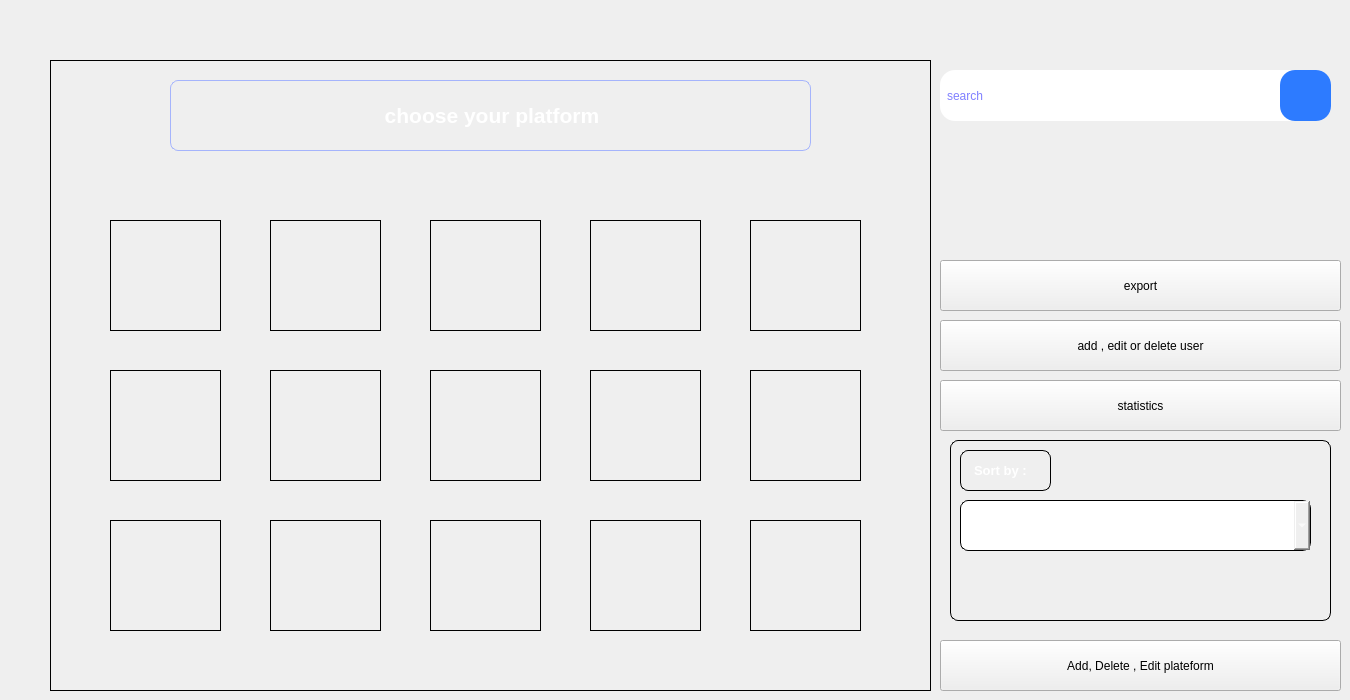
      <widget class="QWidget" name="plateforme">
       <widget class="QWidget" name="platwidg" native="true">
        <property name="geometry">
         <rect>
          <x>50</x>
          <y>60</y>
          <width>881</width>
          <height>631</height>
         </rect>
        </property>
        <property name="font">
         <font>
          <pointsize>-1</pointsize>
          <bold>true</bold>
         </font>
        </property>
        <property name="styleSheet">
         <string notr="true">background: qlineargradient(x1:0, y1:0, x2:1, y2:1,
                            stop:0 #8B5CF6,   /* lighter purple */
                            stop:1 #60A5FA); /* lighter blue   */
border: 1px solid;  /* thinner border */

    font-size: 13px;
    font-weight: 700;</string>
        </property>
        <widget class="QLabel" name="chooseplat">
         <property name="geometry">
          <rect>
           <x>120</x>
           <y>20</y>
           <width>641</width>
           <height>71</height>
          </rect>
         </property>
         <property name="styleSheet">
          <string notr="true">    color: white;                     /* dark slate text for clarity */
    font-size: 13px;
    font-weight: 700;
    padding: 4px 8px;

    border: 1px solid #A5B4FC;          /* thin lavender-indigo border */
    border-radius: 8px;                 /* subtle rounded shape */</string>
         </property>
         <property name="text">
          <string>&lt;html&gt;&lt;head/&gt;&lt;body&gt;&lt;p align=&quot;center&quot;&gt;&lt;span style=&quot; font-size:16pt;&quot;&gt;choose your platform&lt;/span&gt;&lt;/p&gt;&lt;/body&gt;&lt;/html&gt;</string>
         </property>
        </widget>
        <widget class="QPushButton" name="app2">
         <property name="geometry">
          <rect>
           <x>220</x>
           <y>160</y>
           <width>111</width>
           <height>111</height>
          </rect>
         </property>
         <property name="styleSheet">
          <string notr="true">
    background: qlineargradient(
        x1:0, y1:0, x2:1, y2:1,
        stop:0 #7C3AED,   /* purple */
        stop:1 #3B82F6    /* blue */
    );
    color: white;                /* text color */
    font-weight: bold;
    border: none;                /* no border line */
    border-radius: 18px;         /* rounded corners */
    padding: 8px 18px;           /* space inside */
}

/* Hover */
QPushButton:hover {
    background: qlineargradient(
        x1:0, y1:0, x2:1, y2:1,
        stop:0 #9D5CFF,   /* lighter purple */
        stop:1 #60A5FA    /* lighter blue */
    );
}

/* Pressed */
QPushButton:pressed {
    background: qlineargradient(
        x1:0, y1:0, x2:1, y2:1,
        stop:0 #5B21B6,   /* darker purple */
        stop:1 #1E40AF    /* darker blue */
    );


</string>
         </property>
         <property name="text">
          <string/>
         </property>
         <property name="iconSize">
          <size>
           <width>60</width>
           <height>60</height>
          </size>
         </property>
        </widget>
        <widget class="QPushButton" name="app1">
         <property name="geometry">
          <rect>
           <x>60</x>
           <y>160</y>
           <width>111</width>
           <height>111</height>
          </rect>
         </property>
         <property name="styleSheet">
          <string notr="true">
    background: qlineargradient(
        x1:0, y1:0, x2:1, y2:1,
        stop:0 #7C3AED,   /* purple */
        stop:1 #3B82F6    /* blue */
    );
    color: white;                /* text color */
    font-weight: bold;
    border: none;                /* no border line */
    border-radius: 18px;         /* rounded corners */
    padding: 8px 18px;           /* space inside */
}

/* Hover */
QPushButton:hover {
    background: qlineargradient(
        x1:0, y1:0, x2:1, y2:1,
        stop:0 #9D5CFF,   /* lighter purple */
        stop:1 #60A5FA    /* lighter blue */
    );
}

/* Pressed */
QPushButton:pressed {
    background: qlineargradient(
        x1:0, y1:0, x2:1, y2:1,
        stop:0 #5B21B6,   /* darker purple */
        stop:1 #1E40AF    /* darker blue */
    );


</string>
         </property>
         <property name="text">
          <string/>
         </property>
         <property name="iconSize">
          <size>
           <width>60</width>
           <height>60</height>
          </size>
         </property>
        </widget>
        <widget class="QPushButton" name="app3">
         <property name="geometry">
          <rect>
           <x>380</x>
           <y>160</y>
           <width>111</width>
           <height>111</height>
          </rect>
         </property>
         <property name="styleSheet">
          <string notr="true">
    background: qlineargradient(
        x1:0, y1:0, x2:1, y2:1,
        stop:0 #7C3AED,   /* purple */
        stop:1 #3B82F6    /* blue */
    );
    color: white;                /* text color */
    font-weight: bold;
    border: none;                /* no border line */
    border-radius: 18px;         /* rounded corners */
    padding: 8px 18px;           /* space inside */
}

/* Hover */
QPushButton:hover {
    background: qlineargradient(
        x1:0, y1:0, x2:1, y2:1,
        stop:0 #9D5CFF,   /* lighter purple */
        stop:1 #60A5FA    /* lighter blue */
    );
}

/* Pressed */
QPushButton:pressed {
    background: qlineargradient(
        x1:0, y1:0, x2:1, y2:1,
        stop:0 #5B21B6,   /* darker purple */
        stop:1 #1E40AF    /* darker blue */
    );


</string>
         </property>
         <property name="text">
          <string/>
         </property>
         <property name="iconSize">
          <size>
           <width>60</width>
           <height>60</height>
          </size>
         </property>
        </widget>
        <widget class="QPushButton" name="app4">
         <property name="geometry">
          <rect>
           <x>540</x>
           <y>160</y>
           <width>111</width>
           <height>111</height>
          </rect>
         </property>
         <property name="styleSheet">
          <string notr="true">
    background: qlineargradient(
        x1:0, y1:0, x2:1, y2:1,
        stop:0 #7C3AED,   /* purple */
        stop:1 #3B82F6    /* blue */
    );
    color: white;                /* text color */
    font-weight: bold;
    border: none;                /* no border line */
    border-radius: 18px;         /* rounded corners */
    padding: 8px 18px;           /* space inside */
}

/* Hover */
QPushButton:hover {
    background: qlineargradient(
        x1:0, y1:0, x2:1, y2:1,
        stop:0 #9D5CFF,   /* lighter purple */
        stop:1 #60A5FA    /* lighter blue */
    );
}

/* Pressed */
QPushButton:pressed {
    background: qlineargradient(
        x1:0, y1:0, x2:1, y2:1,
        stop:0 #5B21B6,   /* darker purple */
        stop:1 #1E40AF    /* darker blue */
    );


</string>
         </property>
         <property name="text">
          <string/>
         </property>
         <property name="iconSize">
          <size>
           <width>60</width>
           <height>60</height>
          </size>
         </property>
        </widget>
        <widget class="QPushButton" name="app5">
         <property name="geometry">
          <rect>
           <x>700</x>
           <y>160</y>
           <width>111</width>
           <height>111</height>
          </rect>
         </property>
         <property name="styleSheet">
          <string notr="true">
    background: qlineargradient(
        x1:0, y1:0, x2:1, y2:1,
        stop:0 #7C3AED,   /* purple */
        stop:1 #3B82F6    /* blue */
    );
    color: white;                /* text color */
    font-weight: bold;
    border: none;                /* no border line */
    border-radius: 18px;         /* rounded corners */
    padding: 8px 18px;           /* space inside */
}

/* Hover */
QPushButton:hover {
    background: qlineargradient(
        x1:0, y1:0, x2:1, y2:1,
        stop:0 #9D5CFF,   /* lighter purple */
        stop:1 #60A5FA    /* lighter blue */
    );
}

/* Pressed */
QPushButton:pressed {
    background: qlineargradient(
        x1:0, y1:0, x2:1, y2:1,
        stop:0 #5B21B6,   /* darker purple */
        stop:1 #1E40AF    /* darker blue */
    );


</string>
         </property>
         <property name="text">
          <string/>
         </property>
         <property name="iconSize">
          <size>
           <width>60</width>
           <height>60</height>
          </size>
         </property>
        </widget>
        <widget class="QPushButton" name="app6">
         <property name="geometry">
          <rect>
           <x>60</x>
           <y>310</y>
           <width>111</width>
           <height>111</height>
          </rect>
         </property>
         <property name="styleSheet">
          <string notr="true">
    background: qlineargradient(
        x1:0, y1:0, x2:1, y2:1,
        stop:0 #7C3AED,   /* purple */
        stop:1 #3B82F6    /* blue */
    );
    color: white;                /* text color */
    font-weight: bold;
    border: none;                /* no border line */
    border-radius: 18px;         /* rounded corners */
    padding: 8px 18px;           /* space inside */
}

/* Hover */
QPushButton:hover {
    background: qlineargradient(
        x1:0, y1:0, x2:1, y2:1,
        stop:0 #9D5CFF,   /* lighter purple */
        stop:1 #60A5FA    /* lighter blue */
    );
}

/* Pressed */
QPushButton:pressed {
    background: qlineargradient(
        x1:0, y1:0, x2:1, y2:1,
        stop:0 #5B21B6,   /* darker purple */
        stop:1 #1E40AF    /* darker blue */
    );


</string>
         </property>
         <property name="text">
          <string/>
         </property>
         <property name="iconSize">
          <size>
           <width>60</width>
           <height>60</height>
          </size>
         </property>
        </widget>
        <widget class="QPushButton" name="app7">
         <property name="geometry">
          <rect>
           <x>220</x>
           <y>310</y>
           <width>111</width>
           <height>111</height>
          </rect>
         </property>
         <property name="styleSheet">
          <string notr="true">
    background: qlineargradient(
        x1:0, y1:0, x2:1, y2:1,
        stop:0 #7C3AED,   /* purple */
        stop:1 #3B82F6    /* blue */
    );
    color: white;                /* text color */
    font-weight: bold;
    border: none;                /* no border line */
    border-radius: 18px;         /* rounded corners */
    padding: 8px 18px;           /* space inside */
}

/* Hover */
QPushButton:hover {
    background: qlineargradient(
        x1:0, y1:0, x2:1, y2:1,
        stop:0 #9D5CFF,   /* lighter purple */
        stop:1 #60A5FA    /* lighter blue */
    );
}

/* Pressed */
QPushButton:pressed {
    background: qlineargradient(
        x1:0, y1:0, x2:1, y2:1,
        stop:0 #5B21B6,   /* darker purple */
        stop:1 #1E40AF    /* darker blue */
    );


</string>
         </property>
         <property name="text">
          <string/>
         </property>
         <property name="iconSize">
          <size>
           <width>60</width>
           <height>60</height>
          </size>
         </property>
        </widget>
        <widget class="QPushButton" name="app8">
         <property name="geometry">
          <rect>
           <x>380</x>
           <y>310</y>
           <width>111</width>
           <height>111</height>
          </rect>
         </property>
         <property name="styleSheet">
          <string notr="true">
    background: qlineargradient(
        x1:0, y1:0, x2:1, y2:1,
        stop:0 #7C3AED,   /* purple */
        stop:1 #3B82F6    /* blue */
    );
    color: white;                /* text color */
    font-weight: bold;
    border: none;                /* no border line */
    border-radius: 18px;         /* rounded corners */
    padding: 8px 18px;           /* space inside */
}

/* Hover */
QPushButton:hover {
    background: qlineargradient(
        x1:0, y1:0, x2:1, y2:1,
        stop:0 #9D5CFF,   /* lighter purple */
        stop:1 #60A5FA    /* lighter blue */
    );
}

/* Pressed */
QPushButton:pressed {
    background: qlineargradient(
        x1:0, y1:0, x2:1, y2:1,
        stop:0 #5B21B6,   /* darker purple */
        stop:1 #1E40AF    /* darker blue */
    );


</string>
         </property>
         <property name="text">
          <string/>
         </property>
         <property name="iconSize">
          <size>
           <width>60</width>
           <height>60</height>
          </size>
         </property>
        </widget>
        <widget class="QPushButton" name="app9">
         <property name="geometry">
          <rect>
           <x>540</x>
           <y>310</y>
           <width>111</width>
           <height>111</height>
          </rect>
         </property>
         <property name="styleSheet">
          <string notr="true">
    background: qlineargradient(
        x1:0, y1:0, x2:1, y2:1,
        stop:0 #7C3AED,   /* purple */
        stop:1 #3B82F6    /* blue */
    );
    color: white;                /* text color */
    font-weight: bold;
    border: none;                /* no border line */
    border-radius: 18px;         /* rounded corners */
    padding: 8px 18px;           /* space inside */
}

/* Hover */
QPushButton:hover {
    background: qlineargradient(
        x1:0, y1:0, x2:1, y2:1,
        stop:0 #9D5CFF,   /* lighter purple */
        stop:1 #60A5FA    /* lighter blue */
    );
}

/* Pressed */
QPushButton:pressed {
    background: qlineargradient(
        x1:0, y1:0, x2:1, y2:1,
        stop:0 #5B21B6,   /* darker purple */
        stop:1 #1E40AF    /* darker blue */
    );


</string>
         </property>
         <property name="text">
          <string/>
         </property>
         <property name="iconSize">
          <size>
           <width>60</width>
           <height>60</height>
          </size>
         </property>
        </widget>
        <widget class="QPushButton" name="app10">
         <property name="geometry">
          <rect>
           <x>700</x>
           <y>310</y>
           <width>111</width>
           <height>111</height>
          </rect>
         </property>
         <property name="styleSheet">
          <string notr="true">
    background: qlineargradient(
        x1:0, y1:0, x2:1, y2:1,
        stop:0 #7C3AED,   /* purple */
        stop:1 #3B82F6    /* blue */
    );
    color: white;                /* text color */
    font-weight: bold;
    border: none;                /* no border line */
    border-radius: 18px;         /* rounded corners */
    padding: 8px 18px;           /* space inside */
}

/* Hover */
QPushButton:hover {
    background: qlineargradient(
        x1:0, y1:0, x2:1, y2:1,
        stop:0 #9D5CFF,   /* lighter purple */
        stop:1 #60A5FA    /* lighter blue */
    );
}

/* Pressed */
QPushButton:pressed {
    background: qlineargradient(
        x1:0, y1:0, x2:1, y2:1,
        stop:0 #5B21B6,   /* darker purple */
        stop:1 #1E40AF    /* darker blue */
    );


</string>
         </property>
         <property name="text">
          <string/>
         </property>
         <property name="iconSize">
          <size>
           <width>60</width>
           <height>60</height>
          </size>
         </property>
        </widget>
        <widget class="QPushButton" name="app11">
         <property name="geometry">
          <rect>
           <x>60</x>
           <y>460</y>
           <width>111</width>
           <height>111</height>
          </rect>
         </property>
         <property name="styleSheet">
          <string notr="true">
    background: qlineargradient(
        x1:0, y1:0, x2:1, y2:1,
        stop:0 #7C3AED,   /* purple */
        stop:1 #3B82F6    /* blue */
    );
    color: white;                /* text color */
    font-weight: bold;
    border: none;                /* no border line */
    border-radius: 18px;         /* rounded corners */
    padding: 8px 18px;           /* space inside */
}

/* Hover */
QPushButton:hover {
    background: qlineargradient(
        x1:0, y1:0, x2:1, y2:1,
        stop:0 #9D5CFF,   /* lighter purple */
        stop:1 #60A5FA    /* lighter blue */
    );
}

/* Pressed */
QPushButton:pressed {
    background: qlineargradient(
        x1:0, y1:0, x2:1, y2:1,
        stop:0 #5B21B6,   /* darker purple */
        stop:1 #1E40AF    /* darker blue */
    );


</string>
         </property>
         <property name="text">
          <string/>
         </property>
         <property name="iconSize">
          <size>
           <width>60</width>
           <height>60</height>
          </size>
         </property>
        </widget>
        <widget class="QPushButton" name="app12">
         <property name="geometry">
          <rect>
           <x>220</x>
           <y>460</y>
           <width>111</width>
           <height>111</height>
          </rect>
         </property>
         <property name="styleSheet">
          <string notr="true">
    background: qlineargradient(
        x1:0, y1:0, x2:1, y2:1,
        stop:0 #7C3AED,   /* purple */
        stop:1 #3B82F6    /* blue */
    );
    color: white;                /* text color */
    font-weight: bold;
    border: none;                /* no border line */
    border-radius: 18px;         /* rounded corners */
    padding: 8px 18px;           /* space inside */
}

/* Hover */
QPushButton:hover {
    background: qlineargradient(
        x1:0, y1:0, x2:1, y2:1,
        stop:0 #9D5CFF,   /* lighter purple */
        stop:1 #60A5FA    /* lighter blue */
    );
}

/* Pressed */
QPushButton:pressed {
    background: qlineargradient(
        x1:0, y1:0, x2:1, y2:1,
        stop:0 #5B21B6,   /* darker purple */
        stop:1 #1E40AF    /* darker blue */
    );


</string>
         </property>
         <property name="text">
          <string/>
         </property>
         <property name="iconSize">
          <size>
           <width>60</width>
           <height>60</height>
          </size>
         </property>
        </widget>
        <widget class="QPushButton" name="app13">
         <property name="geometry">
          <rect>
           <x>380</x>
           <y>460</y>
           <width>111</width>
           <height>111</height>
          </rect>
         </property>
         <property name="styleSheet">
          <string notr="true">
    background: qlineargradient(
        x1:0, y1:0, x2:1, y2:1,
        stop:0 #7C3AED,   /* purple */
        stop:1 #3B82F6    /* blue */
    );
    color: white;                /* text color */
    font-weight: bold;
    border: none;                /* no border line */
    border-radius: 18px;         /* rounded corners */
    padding: 8px 18px;           /* space inside */
}

/* Hover */
QPushButton:hover {
    background: qlineargradient(
        x1:0, y1:0, x2:1, y2:1,
        stop:0 #9D5CFF,   /* lighter purple */
        stop:1 #60A5FA    /* lighter blue */
    );
}

/* Pressed */
QPushButton:pressed {
    background: qlineargradient(
        x1:0, y1:0, x2:1, y2:1,
        stop:0 #5B21B6,   /* darker purple */
        stop:1 #1E40AF    /* darker blue */
    );


</string>
         </property>
         <property name="text">
          <string/>
         </property>
         <property name="iconSize">
          <size>
           <width>60</width>
           <height>60</height>
          </size>
         </property>
        </widget>
        <widget class="QPushButton" name="app14">
         <property name="geometry">
          <rect>
           <x>540</x>
           <y>460</y>
           <width>111</width>
           <height>111</height>
          </rect>
         </property>
         <property name="styleSheet">
          <string notr="true">
    background: qlineargradient(
        x1:0, y1:0, x2:1, y2:1,
        stop:0 #7C3AED,   /* purple */
        stop:1 #3B82F6    /* blue */
    );
    color: white;                /* text color */
    font-weight: bold;
    border: none;                /* no border line */
    border-radius: 18px;         /* rounded corners */
    padding: 8px 18px;           /* space inside */
}

/* Hover */
QPushButton:hover {
    background: qlineargradient(
        x1:0, y1:0, x2:1, y2:1,
        stop:0 #9D5CFF,   /* lighter purple */
        stop:1 #60A5FA    /* lighter blue */
    );
}

/* Pressed */
QPushButton:pressed {
    background: qlineargradient(
        x1:0, y1:0, x2:1, y2:1,
        stop:0 #5B21B6,   /* darker purple */
        stop:1 #1E40AF    /* darker blue */
    );


</string>
         </property>
         <property name="text">
          <string/>
         </property>
         <property name="iconSize">
          <size>
           <width>60</width>
           <height>60</height>
          </size>
         </property>
        </widget>
        <widget class="QPushButton" name="app15">
         <property name="geometry">
          <rect>
           <x>700</x>
           <y>460</y>
           <width>111</width>
           <height>111</height>
          </rect>
         </property>
         <property name="styleSheet">
          <string notr="true">
    background: qlineargradient(
        x1:0, y1:0, x2:1, y2:1,
        stop:0 #7C3AED,   /* purple */
        stop:1 #3B82F6    /* blue */
    );
    color: white;                /* text color */
    font-weight: bold;
    border: none;                /* no border line */
    border-radius: 18px;         /* rounded corners */
    padding: 8px 18px;           /* space inside */
}

/* Hover */
QPushButton:hover {
    background: qlineargradient(
        x1:0, y1:0, x2:1, y2:1,
        stop:0 #9D5CFF,   /* lighter purple */
        stop:1 #60A5FA    /* lighter blue */
    );
}

/* Pressed */
QPushButton:pressed {
    background: qlineargradient(
        x1:0, y1:0, x2:1, y2:1,
        stop:0 #5B21B6,   /* darker purple */
        stop:1 #1E40AF    /* darker blue */
    );


</string>
         </property>
         <property name="text">
          <string/>
         </property>
         <property name="iconSize">
          <size>
           <width>60</width>
           <height>60</height>
          </size>
         </property>
        </widget>
       </widget>
       <widget class="QPushButton" name="adeplat">
        <property name="geometry">
         <rect>
          <x>940</x>
          <y>640</y>
          <width>401</width>
          <height>51</height>
         </rect>
        </property>
        <property name="styleSheet">
         <string notr="true">
    background: qlineargradient(
        x1:0, y1:0, x2:1, y2:1,
        stop:0 #7C3AED,   /* purple */
        stop:1 #3B82F6    /* blue */
    );
    color: white;                /* text color */
    font-weight: bold;
    border: none;                /* no border line */
    border-radius: 18px;         /* rounded corners */
    padding: 8px 18px;           /* space inside */
}

/* Hover */
QPushButton:hover {
    background: qlineargradient(
        x1:0, y1:0, x2:1, y2:1,
        stop:0 #9D5CFF,   /* lighter purple */
        stop:1 #60A5FA    /* lighter blue */
    );
}

/* Pressed */
QPushButton:pressed {
    background: qlineargradient(
        x1:0, y1:0, x2:1, y2:1,
        stop:0 #5B21B6,   /* darker purple */
        stop:1 #1E40AF    /* darker blue */
    );

</string>
        </property>
        <property name="text">
         <string>Add, Delete , Edit plateform</string>
        </property>
        <property name="icon">
         <iconset theme="QIcon::ThemeIcon::MailMessageNew"/>
        </property>
       </widget>
       <widget class="QLineEdit" name="findplat">
        <property name="geometry">
         <rect>
          <x>940</x>
          <y>70</y>
          <width>391</width>
          <height>51</height>
         </rect>
        </property>
        <property name="styleSheet">
         <string notr="true">QLineEdit {
    border: 2px blue;    /* contour */
    border-radius: 15px;        /* arrondi moitié de la hauteur */
    padding: 5px;
   background-color: rgb(255, 255, 255);
color:blue;
}
</string>
        </property>
        <property name="placeholderText">
         <string>search</string>
        </property>
       </widget>
       <widget class="QPushButton" name="butfindplat">
        <property name="geometry">
         <rect>
          <x>1280</x>
          <y>70</y>
          <width>51</width>
          <height>51</height>
         </rect>
        </property>
        <property name="styleSheet">
         <string notr="true">color: white;
background-color: rgb(45, 123, 255);

    border: 2px blue;    /* contour */
    border-radius: 15px;        /* arrondi moitié de la hauteur */
    padding: 5px;

</string>
        </property>
        <property name="text">
         <string/>
        </property>
        <property name="icon">
         <iconset theme="QIcon::ThemeIcon::EditFind"/>
        </property>
       </widget>
       <widget class="QWidget" name="widget_7" native="true">
        <property name="geometry">
         <rect>
          <x>950</x>
          <y>440</y>
          <width>381</width>
          <height>181</height>
         </rect>
        </property>
        <property name="styleSheet">
         <string notr="true">

   
  
    color: white;                /* text contrast */


    border: 1px solid;  /* thinner border */
    border-image: qlineargradient(
        x1:0, y1:0, x2:1, y2:1,
        stop:0 #C4B5FD,   /* light violet */
        stop:1 #93C5FD    /* light blue */
    ) 1;  /* Apply the gradient */
    border-radius: 8px;  /* softer curve */
    padding: 10px;       /* space inside */

</string>
        </property>
        <widget class="QLabel" name="label_37">
         <property name="geometry">
          <rect>
           <x>10</x>
           <y>10</y>
           <width>91</width>
           <height>41</height>
          </rect>
         </property>
         <property name="styleSheet">
          <string notr="true"> background: qlineargradient(x1:0, y1:0, x2:1, y2:1,
                              stop:0 #7C3AED,   /* purple */
                              stop:1 #3B82F6); /* blue   */
    font-size: 13px;
    font-weight: 700;</string>
         </property>
         <property name="text">
          <string>Sort by :</string>
         </property>
        </widget>
        <widget class="QComboBox" name="csort">
         <property name="geometry">
          <rect>
           <x>10</x>
           <y>60</y>
           <width>351</width>
           <height>51</height>
          </rect>
         </property>
         <property name="styleSheet">
          <string notr="true">QLineEdit {
    background-color: #FFFFFF;       /* white input background */
    color: #1E293B;                  /* dark text for clarity */
    font-size: 13px;
    padding: 6px 10px;

    border: 1px solid #C4B5FD;       /* thin violet border */
    border-radius: 8px;              /* smooth rounded corners */
}

/* Placeholder text */
QLineEdit::placeholder {
    color: #9CA3AF;                  /* subtle grey placeholder */
    font-style: italic;
}
QLineEdit:focus {
    border: 1px solid #7C3AED;       /* stronger purple when active */
    outline: none;
}
</string>
         </property>
        </widget>
       </widget>
       <widget class="QPushButton" name="statplatbut">
        <property name="geometry">
         <rect>
          <x>940</x>
          <y>380</y>
          <width>401</width>
          <height>51</height>
         </rect>
        </property>
        <property name="styleSheet">
         <string notr="true">
    background: qlineargradient(
        x1:0, y1:0, x2:1, y2:1,
        stop:0 #7C3AED,   /* purple */
        stop:1 #3B82F6    /* blue */
    );
    color: white;                /* text color */
    font-weight: bold;
    border: none;                /* no border line */
    border-radius: 18px;         /* rounded corners */
    padding: 8px 18px;           /* space inside */
}

/* Hover */
QPushButton:hover {
    background: qlineargradient(
        x1:0, y1:0, x2:1, y2:1,
        stop:0 #9D5CFF,   /* lighter purple */
        stop:1 #60A5FA    /* lighter blue */
    );
}

/* Pressed */
QPushButton:pressed {
    background: qlineargradient(
        x1:0, y1:0, x2:1, y2:1,
        stop:0 #5B21B6,   /* darker purple */
        stop:1 #1E40AF    /* darker blue */
    );

</string>
        </property>
        <property name="text">
         <string>statistics</string>
        </property>
        <property name="icon">
         <iconset theme="QIcon::ThemeIcon::InsertImage"/>
        </property>
       </widget>
       <widget class="QPushButton" name="aedapp">
        <property name="geometry">
         <rect>
          <x>940</x>
          <y>320</y>
          <width>401</width>
          <height>51</height>
         </rect>
        </property>
        <property name="styleSheet">
         <string notr="true">
    background: qlineargradient(
        x1:0, y1:0, x2:1, y2:1,
        stop:0 #7C3AED,   /* purple */
        stop:1 #3B82F6    /* blue */
    );
    color: white;                /* text color */
    font-weight: bold;
    border: none;                /* no border line */
    border-radius: 18px;         /* rounded corners */
    padding: 8px 18px;           /* space inside */
}

/* Hover */
QPushButton:hover {
    background: qlineargradient(
        x1:0, y1:0, x2:1, y2:1,
        stop:0 #9D5CFF,   /* lighter purple */
        stop:1 #60A5FA    /* lighter blue */
    );
}

/* Pressed */
QPushButton:pressed {
    background: qlineargradient(
        x1:0, y1:0, x2:1, y2:1,
        stop:0 #5B21B6,   /* darker purple */
        stop:1 #1E40AF    /* darker blue */
    );

</string>
        </property>
        <property name="text">
         <string>add , edit or delete user</string>
        </property>
        <property name="icon">
         <iconset theme="QIcon::ThemeIcon::ContactNew"/>
        </property>
       </widget>
       <widget class="QPushButton" name="exportplat">
        <property name="geometry">
         <rect>
          <x>940</x>
          <y>260</y>
          <width>401</width>
          <height>51</height>
         </rect>
        </property>
        <property name="styleSheet">
         <string notr="true">
    background: qlineargradient(
        x1:0, y1:0, x2:1, y2:1,
        stop:0 #7C3AED,   /* purple */
        stop:1 #3B82F6    /* blue */
    );
    color: white;                /* text color */
    font-weight: bold;
    border: none;                /* no border line */
    border-radius: 18px;         /* rounded corners */
    padding: 8px 18px;           /* space inside */
}

/* Hover */
QPushButton:hover {
    background: qlineargradient(
        x1:0, y1:0, x2:1, y2:1,
        stop:0 #9D5CFF,   /* lighter purple */
        stop:1 #60A5FA    /* lighter blue */
    );
}

/* Pressed */
QPushButton:pressed {
    background: qlineargradient(
        x1:0, y1:0, x2:1, y2:1,
        stop:0 #5B21B6,   /* darker purple */
        stop:1 #1E40AF    /* darker blue */
    );

</string>
        </property>
        <property name="text">
         <string>export</string>
        </property>
        <property name="icon">
         <iconset theme="QIcon::ThemeIcon::DocumentNew"/>
        </property>
       </widget>
      </widget>
